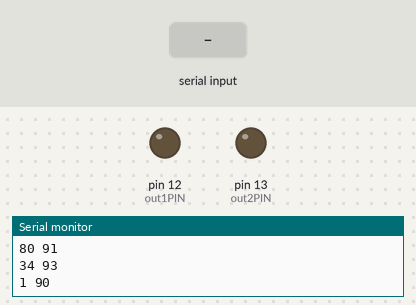
Simulated run of this sketch. Board: Arduino Uno, built with avr-gcc and run on an emulated ATmega328P. On the bench: output pins drawn as LEDs (lit = HIGH), the last lines printed to the serial monitor. Dashed ring = blinking. The inputs (shaded band) are chosen by the test bench. Random numbers use the default seed unless the sketch sets one.

Above: at 1.3 s.
1.4 s: "30,150\n" received over Serial
At 1.5 s:
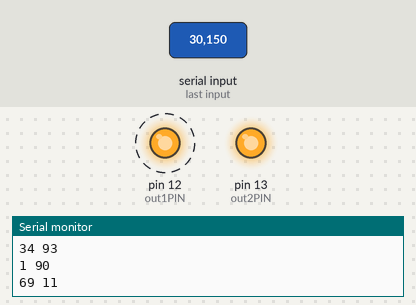
At 2.1 s:
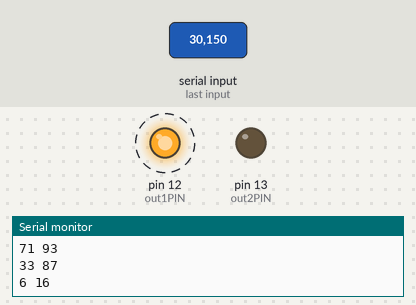
3.7 s: "2\n" received over Serial
At 3.91 s:
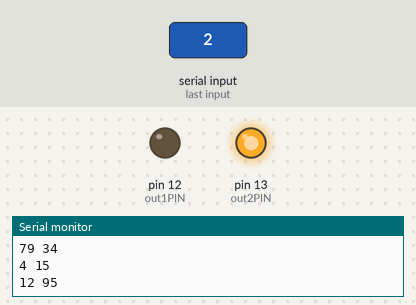
Timing chart, 0 to 6.7 s (numbered marks = the images above; inputs shaded):
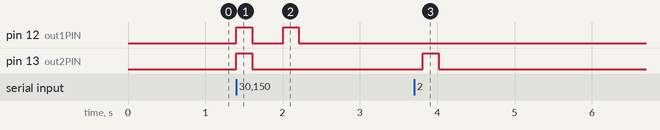

Measured:
- after the input at 1.4 s, pin 12 (out1PIN): alternates HIGH for 0.20 s and LOW for 0.40 s, 4 changes in all, then stays LOW, starting at once; pin 13 (out2PIN): LOW → HIGH at once, → LOW 0.20 s later
- after the input at 3.7 s, pin 13 (out2PIN): LOW → HIGH after 0.11 s, → LOW 0.20 s later

The sketch:

SerialCommunication.ino
```cpp
int x,y;
const int out1PIN = 12;
const int out2PIN = 13;

/**
 * we want to read a Number to define state of out1 and ou2.
 * -----------------------
 * | state | out1 | out2 |
 * -----------------------
 * |  0    | LOW  | LOW  |
 * -----------------------
 * |  1    | HIGH | LOW  |
 * -----------------------
 * |  2    | LOW  | HIGH |
 * -----------------------
 * |  3    | HIGH | HIGH |
 * -----------------------
 */
byte state = 0;


void setup() {
  pinMode(out1PIN, OUTPUT);
  pinMode(out2PIN, OUTPUT);
  Serial.begin(9600);      // open the serial port at 9600 bps:
}

void loop() {
  mockingBatteryStatus();

  if (Serial.available()) {
    state = Serial.read() - '0';
    setState(state);
  }
}

void setState(int s){
  switch (s){
  case 0:
    digitalWrite(out1PIN , LOW);
    digitalWrite(out2PIN , LOW);
    break;
  case 1:
    digitalWrite(out1PIN , HIGH);
    digitalWrite(out2PIN , LOW);
    break;
  case 2:
    digitalWrite(out1PIN , LOW);
    digitalWrite(out2PIN , HIGH);
    break;
  case 3:
    digitalWrite(out1PIN , HIGH);
    digitalWrite(out2PIN , HIGH);
    break;
  default:
    digitalWrite(out1PIN , LOW);
    digitalWrite(out2PIN , LOW);
    break;
  }
  delay(1);
}

/**
 * the final product should send Battery Info to the RasPi. Here we mocking it to validate
 * the communication between RasPi and Arduino
 */
void mockingBatteryStatus() {
  x = rand() % (100 + 1 - 0) + 0;
  y = rand() % (100 + 1 - 0) + 0;

  Serial.print(x);       // print as an ASCII-encoded decimal - same as "DEC"
  Serial.print(" ");       // print as an ASCII-encoded decimal - same as "DEC"
  Serial.println(y);       // print as an ASCII-encoded decimal - same as "DEC"
  delay(200);            // delay 200 milliseconds
}
```
